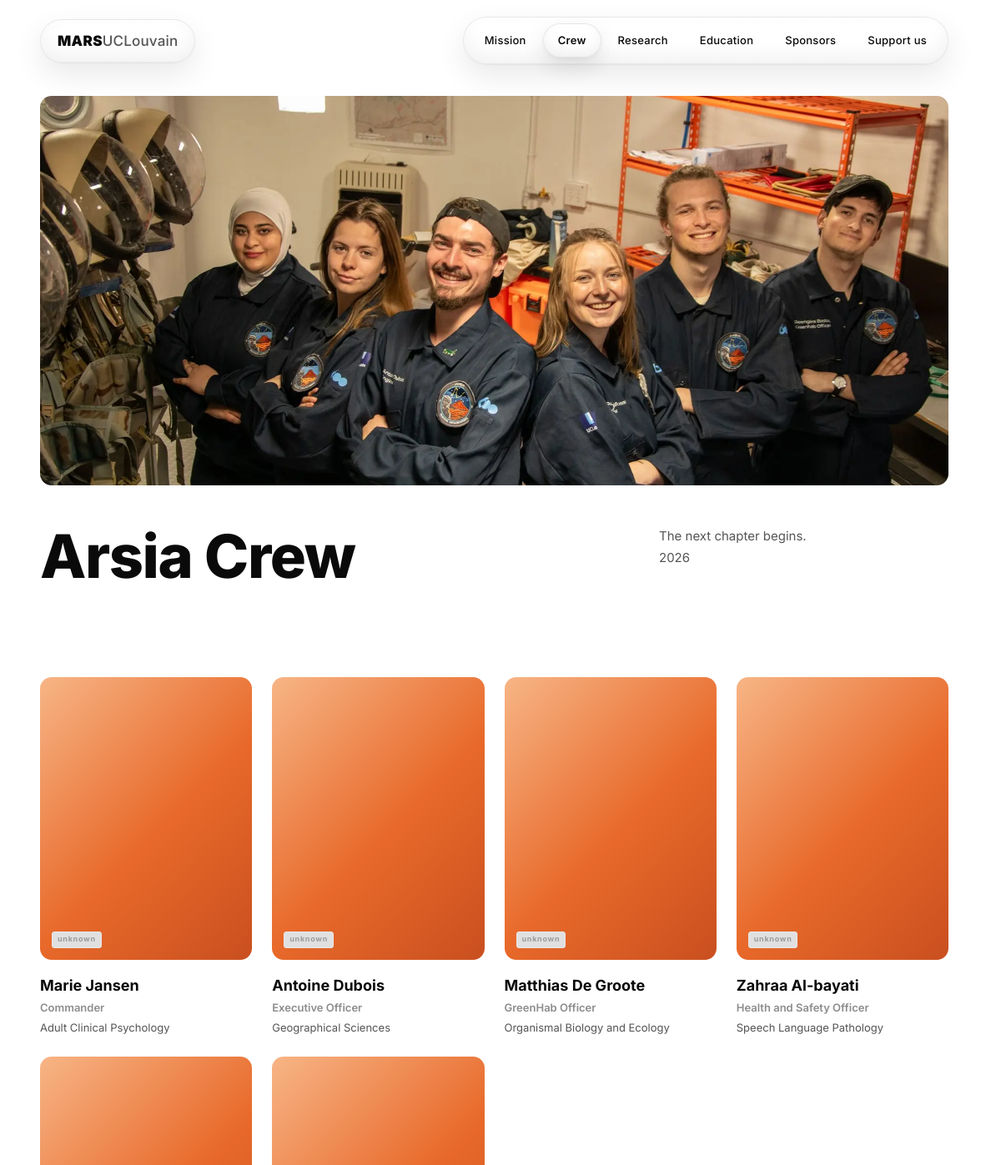
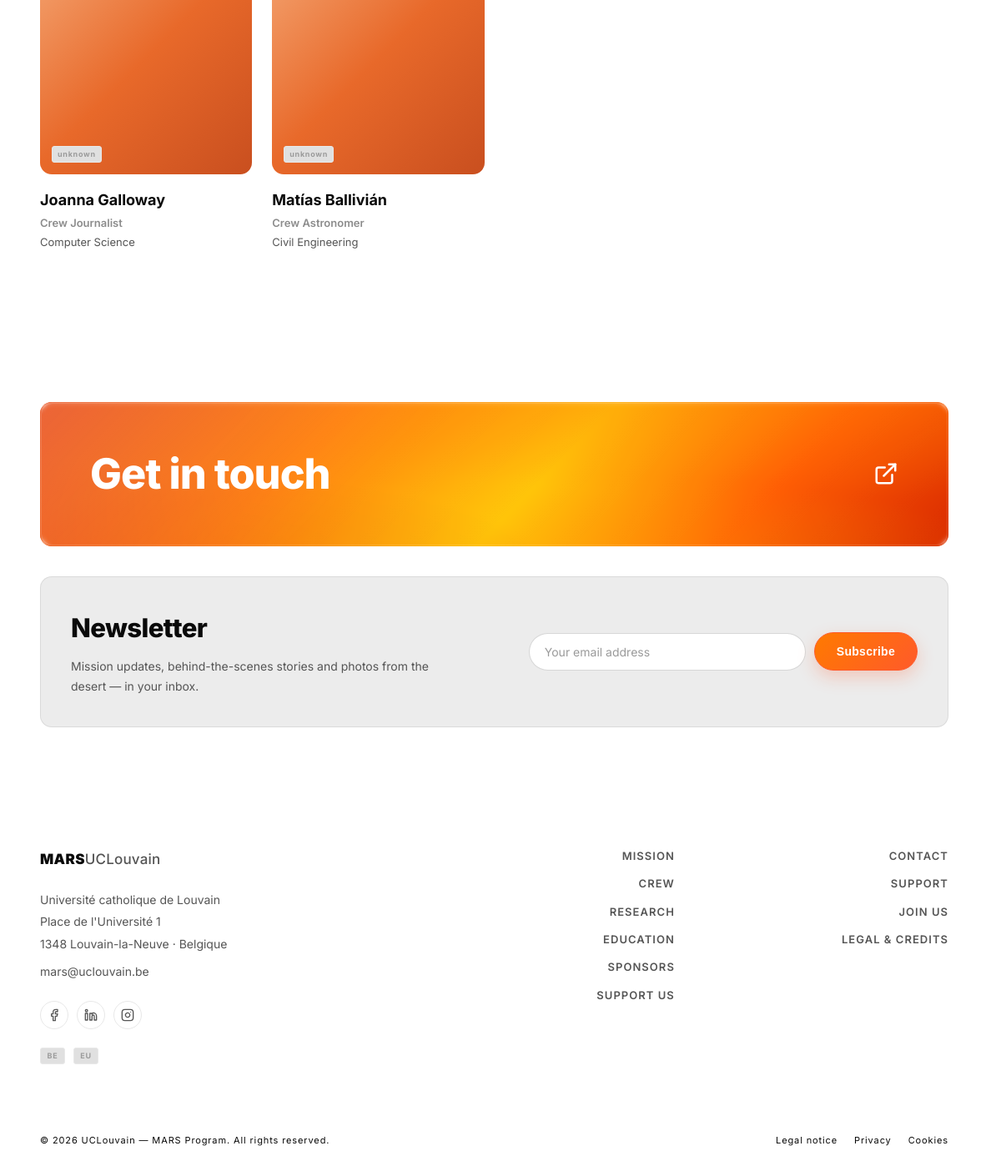
Screenshot of /crew/arsia-crew with the database file from the repository (2 pictures, top to bottom).
### models.py (models this page shows, shortened)
class Crew(db.Model):
    __tablename__ = "crew"
    id = db.Column(db.Integer, primary_key=True)
    name = db.Column(db.String(120), nullable=False)
    slug = db.Column(db.String(120), unique=True, nullable=False)
    year = db.Column(db.String(40), default="")
    is_current = db.Column(db.Boolean, default=False)
    tagline = db.Column(db.Text, default="")
    tagline_fr = db.Column(db.Text, default="")
    description = db.Column(db.Text, default="")
    description_fr = db.Column(db.Text, default="")
    photo = db.Column(db.String(255))
    order_index = db.Column(db.Integer, default=0)
    members = db.relationship(
        "Member",
        backref="crew",
        lazy="dynamic",
        order_by="Member.order_index",
        cascade="all, delete-orphan",
    )
    researches = db.relationship(
        "Research",
        backref="crew_ref",
        lazy="dynamic",
        foreign_keys="Research.crew_id",
    )

class Member(db.Model):
    __tablename__ = "member"
    id = db.Column(db.Integer, primary_key=True)
    crew_id = db.Column(db.Integer, db.ForeignKey("crew.id", ondelete="SET NULL"), nullable=True)
    name = db.Column(db.String(120), nullable=False)
    slug = db.Column(db.String(120), unique=True, nullable=False)
    role = db.Column(db.String(120), default="")
    role_fr = db.Column(db.String(120), default="")
    studies = db.Column(db.String(160), default="")
    studies_fr = db.Column(db.String(160), default="")
    nationality = db.Column(db.String(4), default="BE")
    nation = db.Column(db.String(80), default="")
    description = db.Column(db.Text, default="")
    description_fr = db.Column(db.Text, default="")
    photo = db.Column(db.String(255))
    socials = db.Column(db.JSON, default=list)
    order_index = db.Column(db.Integer, default=0)
    @property
    def social_list(self):
        if isinstance(self.socials, list):
            return self.socials
        return []

### app.py (the view)
@app.route("/crew/<slug>")
def crew_detail(slug):
    crew = Crew.query.filter_by(slug=slug).first_or_404()
    researches = crew.researches.order_by(Research.order_index.asc()).all() if crew.researches else []
    return render_template("crew_detail.html", active="crew", crew=crew, researches=researches)

### app.py (called while the page is built)
@app.context_processor
def inject_globals():
    def t(key):
        return key
    def tr(obj, field):
        val = getattr(obj, field, "") or ""
        return val
    def crew_photo(crew):
        if crew.slug in CREW_PHOTOS:
            return url_for("static", filename=CREW_PHOTOS[crew.slug])
        if crew.photo:
            return url_for("uploaded_file", filename=crew.photo)
        return None
    def crew_photo_position(crew):
        opts = CREW_PHOTO_OPTS.get(crew.slug)
        return opts["y"] if opts else None
    def crew_photo_size(crew):
        opts = CREW_PHOTO_OPTS.get(crew.slug)
        return opts.get("zoom") if opts else None
    return {"t": t, "tr": tr, "lang": "en", "crew_photo": crew_photo, "crew_photo_position": crew_photo_position, "crew_photo_size": crew_photo_size}

### templates/crew_detail.html (shortened to what this page needs)
{% extends "base.html" %}
{% set crew_label = crew.name + ' · ' + crew.year if crew.year else crew.name %}
{% block content %}
  <main class="container">
    {% set crew_photo_url = crew_photo(crew) %}
    {% set crew_photo_pos = crew_photo_position(crew) %}
    {% set crew_photo_size = crew_photo_size(crew) %}
    {% if crew_photo_url %}
    <section class="crew-photo has-photo" role="img" aria-label="{{ crew.name }} — crew photo"
      style="background-image:url('{{ crew_photo_url }}'){% if crew_photo_pos %};background-position:center {{ crew_photo_pos }}{% endif %}{% if crew_photo_size %};background-size:{{ crew_photo_size }}{% endif %}">
    </section>
    {% else %}
    <section class="crew-photo" role="img" aria-label="{{ crew.name }} — crew photo">
      <span class="hero-media-label">Full crew · 21:9</span>
    </section>
    {% endif %}
    <div class="crew-photo-head">
        <h1 class="crew-photo-title">{{ crew.name }}</h1>
      <div class="crew-photo-desc">
        {% if crew.tagline %}
          <p>{{ tr(crew, 'tagline') }}</p>
        {% elif crew.description %}
          <p>{{ tr(crew, 'description') }}</p>
        {% endif %}
        <p>{{ crew.year }}</p>
      </div>
    </div>
    <section class="section crew-roster" aria-label="{{ t('Crew members') }}">
      <div class="roster-grid">
        {% for member in crew.members.all() %}
          <article class="roster-card" data-member-idx="{{ loop.index0 }}">
            <div class="roster-media{% if member.photo %} has-photo{% endif %}" role="img" aria-label="Photo of {{ member.name }}"
              {% if member.photo %}style="background-image:url('{{ url_for('uploaded_file', filename=member.photo) }}')"{% endif %}>
              {% if not member.photo %}<span class="flag-placeholder">{{ member.nationality }}</span>{% endif %}
            </div>
            <h3 class="roster-name">{{ member.name }}</h3>
            <p class="roster-role">{{ tr(member, 'role') }}</p>
            <p class="roster-studies">{{ tr(member, 'studies') }}</p>
          </article>
        {% endfor %}
      </div>
    </section>
  </main>
  {% with cta_title="Get in touch", cta_aria="Contact us" %}{% include "_cta.html" %}{% endwith %}
{% endblock %}

### templates/base.html (shortened to what this page needs)
<!DOCTYPE html>
<html lang="{{ lang }}">
<head>
  <link rel="stylesheet" href="{{ url_for('static', filename='css/styles.css') }}">
</head>
<body>
  <header class="site-header">
    <div class="container header-inner">
      <a class="brand" href="{{ url_for('index') }}" aria-label="{{ t('MARS UCLouvain — home') }}">
        <span class="brand-strong">MARS</span><span class="brand-rest">UCLouvain</span>
      </a>
      <div class="header-actions">
        <nav class="site-nav" aria-label="{{ t('Main navigation') }}">
        <a href="{{ url_for('mission') }}"{% if active == 'mission' %} aria-current="page"{% endif %}>{{ t('Mission') }}</a>
        <a href="{{ url_for('crew_page') }}"{% if active == 'crew' %} aria-current="page"{% endif %}>{{ t('Crew') }}</a>
        <a href="{{ url_for('research') }}"{% if active == 'research' %} aria-current="page"{% endif %}>{{ t('Research') }}</a>
        <a href="{{ url_for('education') }}"{% if active == 'education' %} aria-current="page"{% endif %}>Education</a>
        <a href="{{ url_for('sponsors') }}"{% if active == 'sponsors' %} aria-current="page"{% endif %}>Sponsors</a>
        <a href="{{ url_for('support') }}"{% if active == 'support' %} aria-current="page"{% endif %}>Support us</a>
      </nav>
    </div>
  </header>
  {% block content %}{% endblock %}
  <footer class="site-footer">
    <div class="container">
      <div class="footer-grid">
        <div class="footer-brand">
          <a class="brand" href="{{ url_for('index') }}" aria-label="{{ t('MARS UCLouvain — home') }}">
            <span class="brand-strong">MARS</span><span class="brand-rest">UCLouvain</span>
          </a>
          <address class="footer-address">
            <p>Université catholique de Louvain</p>
            <p>Place de l'Université 1</p>
            <p>1348 Louvain-la-Neuve · Belgique</p>
            <p class="footer-mail">
              <a href="mailto:mars@uclouvain.be">mars@uclouvain.be</a>
            </p>
          </address>
          <div class="footer-socials">
            <a class="footer-social" href="https://www.facebook.com/marsuclouvain/" target="_blank" rel="noopener noreferrer" aria-label="{{ t('MARS UCLouvain on Facebook') }}">
              <svg viewBox="0 0 24 24" fill="none" stroke="currentColor" stroke-width="2" stroke-linecap="round" stroke-linejoin="round" aria-hidden="true">
                <path d="M18 2h-3a5 5 0 0 0-5 5v3H7v4h3v8h4v-8h3l1-4h-4V7a1 1 0 0 1 1-1h3z"/>
              </svg>
            </a>
            <a class="footer-social" href="https://www.linkedin.com/company/marsuclouvain/posts/?feedView=all" target="_blank" rel="noopener noreferrer" aria-label="{{ t('MARS UCLouvain on LinkedIn') }}">
              <svg viewBox="0 0 24 24" fill="none" stroke="currentColor" stroke-width="2" stroke-linecap="round" stroke-linejoin="round" aria-hidden="true">
                <path d="M16 8a6 6 0 0 1 6 6v7h-4v-7a2 2 0 0 0-2-2 2 2 0 0 0-2 2v7h-4V9h4v1.5A6 6 0 0 1 16 8z"/>
                <rect x="2" y="9" width="4" height="12"/>
                <circle cx="4" cy="4" r="2"/>
              </svg>
            </a>
            <a class="footer-social" href="https://www.instagram.com/marsuclouvain/" target="_blank" rel="noopener noreferrer" aria-label="{{ t('MARS UCLouvain on Instagram') }}">
              <svg viewBox="0 0 24 24" fill="none" stroke="currentColor" stroke-width="2" stroke-linecap="round" stroke-linejoin="round" aria-hidden="true">
                <rect x="2" y="2" width="20" height="20" rx="5" ry="5"/>
                <path d="M16 11.37A4 4 0 1 1 12.63 8 4 4 0 0 1 16 11.37z"/>
                <line x1="17.5" y1="6.5" x2="17.51" y2="6.5"/>
              </svg>
            </a>
          </div>
          <div class="footer-flags" aria-hidden="true">
            <span class="flag-placeholder">BE</span>
            <span class="flag-placeholder">EU</span>
          </div>
        </div>
        <nav class="footer-nav" aria-label="{{ t('Main navigation') }}">
          <ul>
            <li><a href="{{ url_for('mission') }}">{{ t('Mission') }}</a></li>
            <li><a href="{{ url_for('crew_page') }}">{{ t('Crew') }}</a></li>
            <li><a href="{{ url_for('research') }}">{{ t('Research') }}</a></li>
            <li><a href="{{ url_for('education') }}">Education</a></li>
            <li><a href="{{ url_for('sponsors') }}">Sponsors</a></li>
            <li><a href="{{ url_for('support') }}">Support us</a></li>
          </ul>
          <ul>
            <li><a href="{{ url_for('contact') }}">{{ t('Contact') }}</a></li>
            <li><a href="{{ url_for('support') }}">{{ t('Support') }}</a></li>
            <li><a href="{{ url_for('join') }}">{{ t('Join us') }}</a></li>
            <li><a href="{{ url_for('legal') }}">{{ t('Legal & credits') }}</a></li>
          </ul>
        </nav>
      </div>
      <div class="footer-bottom">
        <p class="footer-legal">© 2026 UCLouvain — {{ t('MARS Program. All rights reserved.') }}</p>
        <p class="footer-legal footer-links">
          <a href="{{ url_for('legal') }}">{{ t('Legal notice') }}</a>
          <a href="#">{{ t('Privacy') }}</a>
          <a href="#">{{ t('Cookies') }}</a>
        </p>
      </div>
    </div>
  </footer>
</body>
</html>

### templates/_cta.html (shortened to what this page needs)
<section class="cta" aria-labelledby="cta-title">
  <div class="container">
    <a class="cta-box" href="{{ cta_href or url_for('contact') }}" aria-label="{{ t(cta_aria) }}">
      <div class="cta-inner">
        <h2 class="cta-title" id="cta-title">{{ t(cta_title) }}</h2>
        <span class="cta-link" aria-hidden="true">
          <svg viewBox="0 0 24 24" fill="none" stroke="currentColor" stroke-width="2" stroke-linecap="round" stroke-linejoin="round">
            <path d="M15 3h6v6"/>
            <path d="M10 14 21 3"/>
            <path d="M18 13v6a2 2 0 0 1-2 2H5a2 2 0 0 1-2-2V8a2 2 0 0 1 2-2h6"/>
          </svg>
        </span>
      </div>
    </a>
    <div class="newsletter" aria-labelledby="newsletter-title">
      <div class="newsletter-head">
        <h2 class="newsletter-title" id="newsletter-title">{{ t('Newsletter') }}</h2>
        <p class="newsletter-desc">{{ t('Mission updates, behind-the-scenes stories and photos from the desert — in your inbox.') }}</p>
      </div>
      <form class="newsletter-form" data-newsletter action="{{ url_for('newsletter') }}" method="post" novalidate>
        <input class="newsletter-input" id="newsletter-email" type="email" name="email"
          autocomplete="email" required placeholder="{{ t('Your email address') }}">
        <button class="fund-button newsletter-submit" type="submit">{{ t('Subscribe') }}</button>
      </form>
    </div>
  </div>
</section>

### rows the page displays
Crew: name "Arsia Crew", tagline "The next chapter begins.", year "2026"
Member: nationality "unknown", name "Marie Jansen", role "Commander", studies "Adult Clinical Psychology"
Member: nationality "unknown", name "Antoine Dubois", role "Executive Officer", studies "Geographical Sciences"
Member: nationality "unknown", name "Matthias De Groote", role "GreenHab Officer", studies "Organismal Biology and Ecology"
Member: nationality "unknown", name "Zahraa Al-bayati", role "Health and Safety Officer", studies "Speech Language Pathology"
Member: nationality "unknown", name "Joanna Galloway", role "Crew Journalist", studies "Computer Science"
Member: nationality "unknown", name "Matías Ballivián", role "Crew Astronomer", studies "Civil Engineering"

### other values shown
{{ t('Mission') }} "Mission"
{{ t('Crew') }} "Crew"
{{ t('Research') }} "Research"
{{ t(cta_title) }} "Get in touch"
{{ t('Newsletter') }} "Newsletter"
{{ t('Subscribe') }} "Subscribe"
{{ t('Mission') }} "MISSION"
{{ t('Crew') }} "CREW"
{{ t('Research') }} "RESEARCH"
{{ t('Contact') }} "CONTACT"
{{ t('Support') }} "SUPPORT"
{{ t('Join us') }} "JOIN US"
{{ t('Legal & credits') }} "LEGAL & CREDITS"
{{ t('MARS Program. All rights reserved.') }} "MARS Program. All rights reserved."
{{ t('Legal notice') }} "Legal notice"
